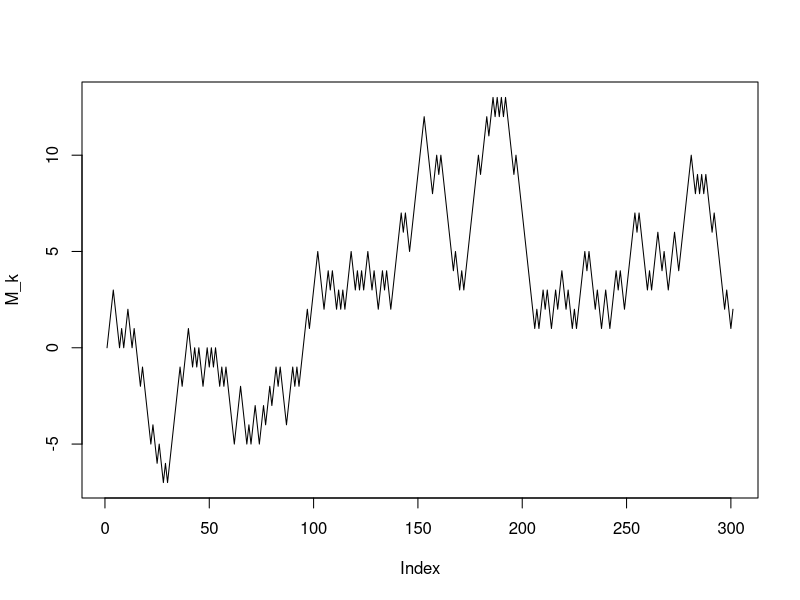
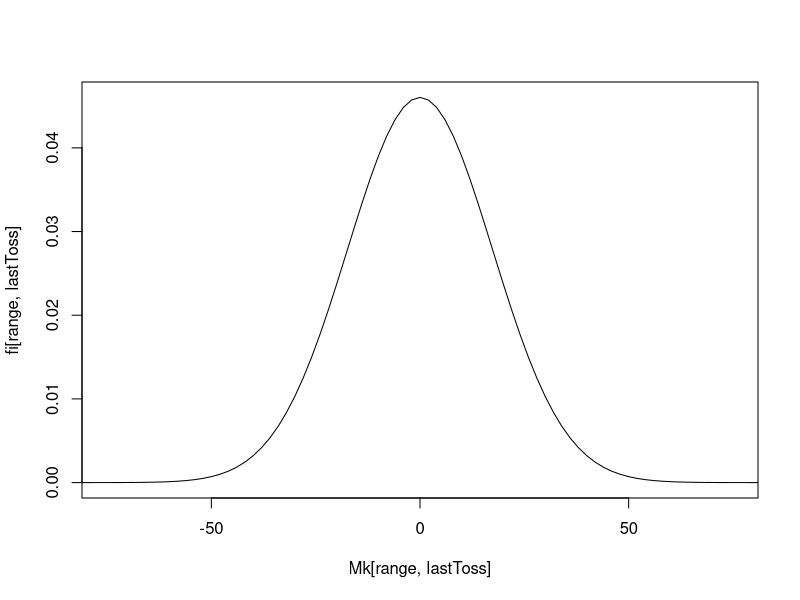
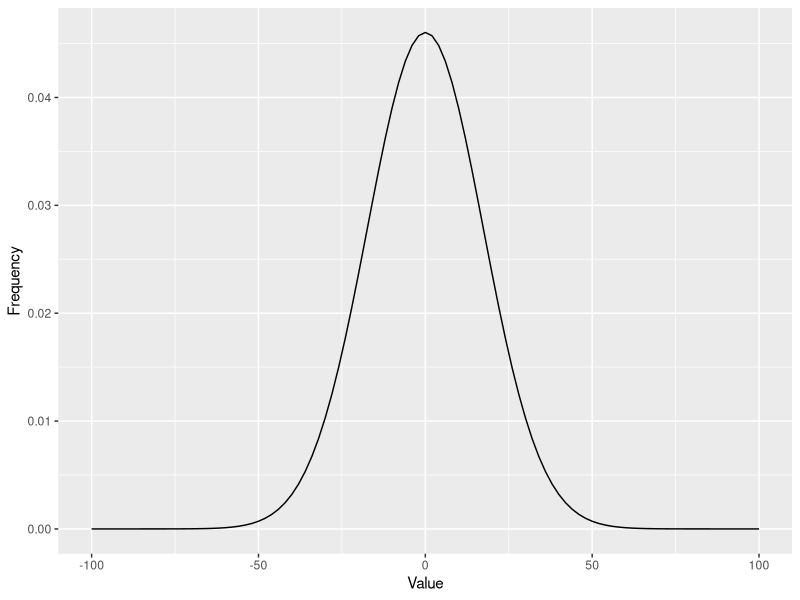

Write R code to recreate these figures, in order. (Note: this script raises an error after producing the figures.)

# Probability measure:
p <- 1/2
q <- 1 - p
size <- 300
spread <- 3000
M <- 0
### 
# Mt and fi are dataframe with size = (size + 1) * (size + 1)
# All value inside Mt and fi are zero.
# check ate Initialisation section for size value.
### 
Mt <- fi <- data.frame(matrix(rep(0, (size + 1)^2), nrow = size + 1))
l <- 300
k <- 200
##
# Generation
##
X <- sample(x = c(-1, 1),
            size = size,
            replace = T,
            prob = c(p, q)
)
# Following lines must be changed into apply type function:
for(i in 1:size) 
  M[i + 1] <- sum(X[1:i]) # i + 1 because M[0] from theory is indeed represented by M[1] in this code.
# Same result with apply type function:
M_k <- c(0, 
         sapply(seq_along(X), function(x){sum(X[1:x])}))


##
# Check by plot
##
png(filename = 'SymmetricRandomWalk.png')
plot(M_k,
     type = 'l')
dev.off()

################################################################################
# Creation of a 300 steps random walk
################################################################################
##
# Construction of the theoretical Random Variable M based on the filtration F(t)
# See document "randomWalkDistributionAnalysis.jgp"
##
# Usual wrong way:
# Profiling give 1200 Ms
for(j in 1:(size + 1))
  for(i in 1:j)
    Mt[i,j] <- (j-i) + (1-i)

# Functional Way:
# No information from profiler: too fast
dim_x <- dim_y <- 1:(size + 1)
o <- outer(dim_x, 
           dim_y, 
           FUN=function(r,c){(r-c) + (1-c)} )
to <- t(o)
subset <- upper.tri(to, diag = T)
Mk <- to * subset
# Better functional way:
dim_x <- dim_y <- 1:(size + 1)
o <- outer(dim_x, 
           dim_y, 
           FUN=function(r,c){ifelse(c>=r, (c-r) - (r-1), NA_integer_)}) 


##
# Construction of the distribution of the theoretical random variable
##
 # Usual wrong way:
# Profiling give 1200 Ms
for(j in 1:(size+1))
  for(i in 1:j)
    fi[i, j] <- choose((j-1), 
                       (j-i)) * p^(j-1)

# Same results following funcional way
fi <- outer(dim_x,
           dim_y,
           FUN = function(i, j){choose((j-1), (j-i)) * p^(j-1)})

##
# Graph of the Theoretical distribution
##

png(filename = 'SymmRandWalkTheoretiaclDistrib.png')
range <- 1:ncol(Mk)
lastToss <- ncol(Mk)
# Using plot
plot(Mk[range, lastToss],
     fi[range, lastToss], 
     type = 'l', 
     xlim = c(-75, 75))
# Using ggplot
# data.frame which map distribution and random variable:
distributionSymRanWal <- data.frame(
  Value = Mt[range, lastToss],
  Frequency = fi[range, lastToss]
)

# For the sake of visibility the limit of X axis has been set to [-100, 100]
library(ggplot2)
ggplot(data = distributionSymRanWal, aes(Value, Frequency)) +
  geom_line() +
  scale_x_continuous(limits = c(-100, 100))



dev.off()

################################################################################
# Check the martingale property of symmetric random walk.
################################################################################
#
# With l > k, show that:
# E[Ml|F(k)] = Mk

##
# first: simple NOT CONDITIONAL Expectation
# E[M200] should equal zero because:
# M0 = 0 and Because Mt is a martingale thus:
# E[M200|f(0)] = E[M200] - 0
##
EM200 = sum(Mt[1:200, 200] * fi[1:200, 200]) # equal zero.

##
# Expectation of Mt_l at k
# denoted by: E[Mt_l|f(k)], with k < l
##
##
# Variables
##
from <- 2 # Departure of the Expectation
k <- 4 # To get the filtration point 
l <- 19 # Give the period to be expected
if(k>l) 
interval <- l-k
##
# Partionated Symmetric Random Walk
##
# first the value of M at time $k$ has to be set. It means that the value at this time $k$ is not yet random but resolved.
# Therefore at time $k$ the variable $M_k$ is not random. 
# We can take any value we want to start with from 1 to $k + 1$.
# I choose to name this variable $from$:
from <- 2 # Departure of the Expectation
# The lenght of the path is already know: $(l - k)$:
len <- l - k
i <- from:(from + len)
j <- k:l
df <- Mk[i, j]
# names(df) <- sapply(1:ncol(df), function(x){paste0("X",x)})
##
# Con 
##

# The probability from k to l start from k to l. The probability table has therefore to be taken from begining.
fi_min <- fi[1:(len+1), 1:(len+1)]
# Old calculation of fi:
# 
# fi <- data.frame(matrix(rep(0, (l-k + 1)^2), nrow = l-k + 1))
# for(j in 1:(l-k+1))
#   for(i in 1:j)
#     fi[i, j] <- choose((j-1), (i-1)) * p^(j-1)#((j-1)*p^(j-1))/(factorial(j-1)*factorial(1+i))
# Finally compute the expectation E[Mt_l|f(k)]:
Mk[from, k]
sum(df[, l-k+1] * fi_min[, l-k+1]) #Yeah it is a matringale

########################################
# Create a 300 steps random walk
########################################
# Empirical distribution based on a series of outcomes of symmetric random walk
k <- size <- 3000
# n is the number of case
n <- spread <- 300000
Xs <- list()
for(i in 1:spread)
  Xs[[i]] <- sample(x = c(-1, 1),
                    replace = T,
                    prob = c(p, q),
                    size = size)
lapply(Xs, sample, x = c(-1,1), replace = T, prob = c(p, q), size = k)

Wn <- vector()
for(i in 1:spread)
  Wn[i] <- sum(Xs[[i]])
png(filename = 'RandomWalkDistribution.png')

hist(Wn)
dev.off()

























